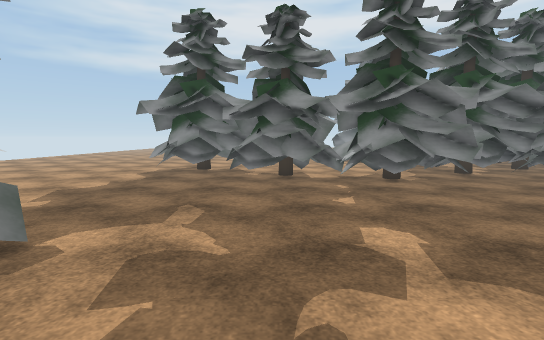
view 1 (above)

24 first-person views from a walk through a scene from a Unity 3-D project. The camera is 1.5 m above the floor, tilts 6° down and sees 85° across. Doors are open. The floor is counted in squares, 1 m on a side. Each view is taken from the middle of a square. On the plan, view 1 faces up. The plan holds only what a view shows up to about 15 squares ahead; the rest is blank. The place goes on beyond the plan. The player is left out. Some surface patterns are stand-ins.

view 2
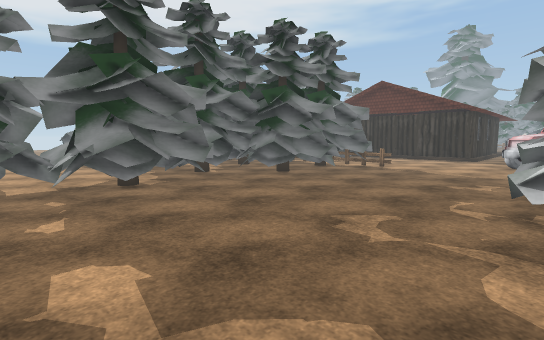

view 3
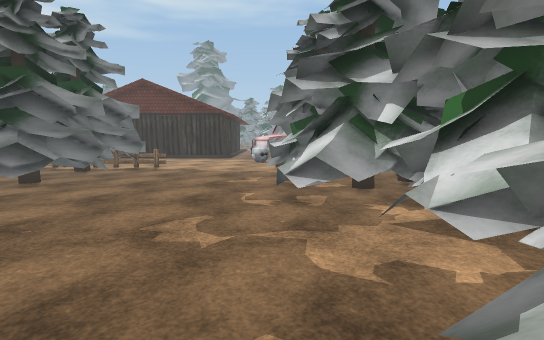

view 4
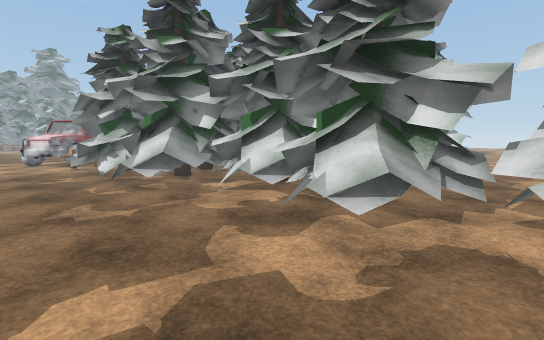

view 5
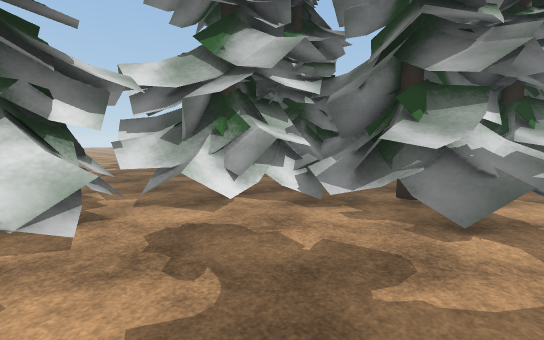

view 6
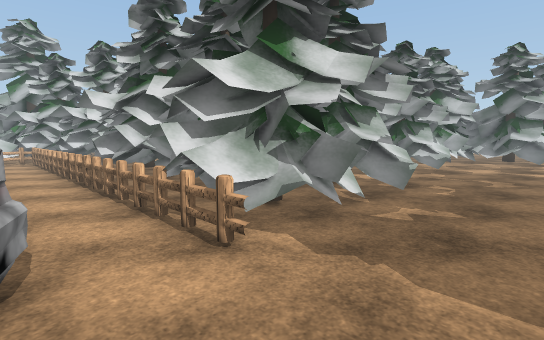

view 7
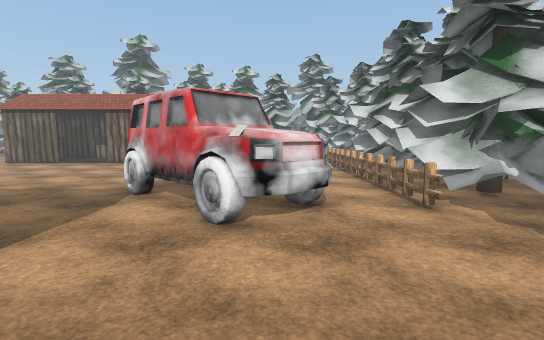

view 8
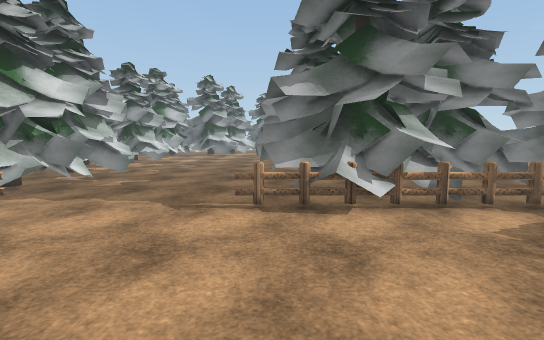

view 9
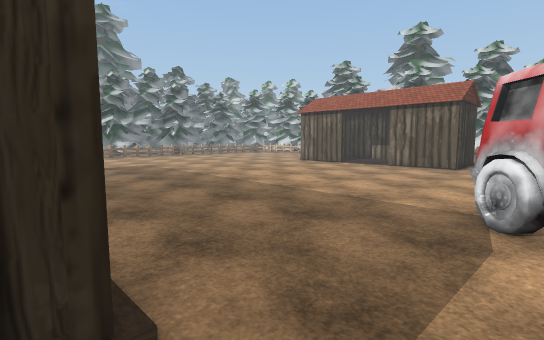

view 10
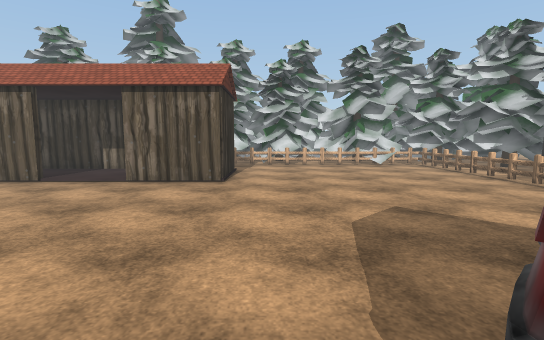

view 11
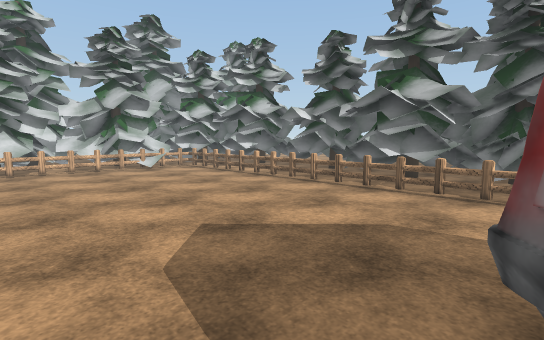

view 12
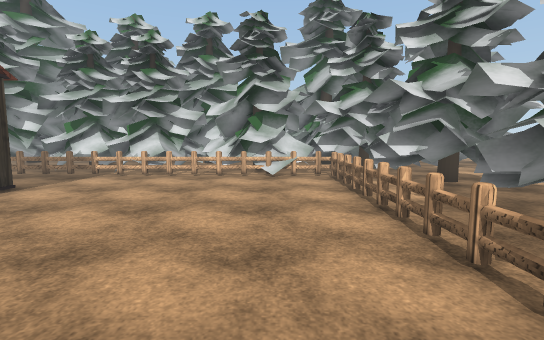

view 13
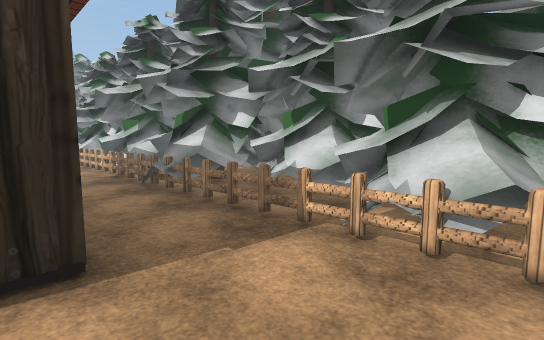

view 14
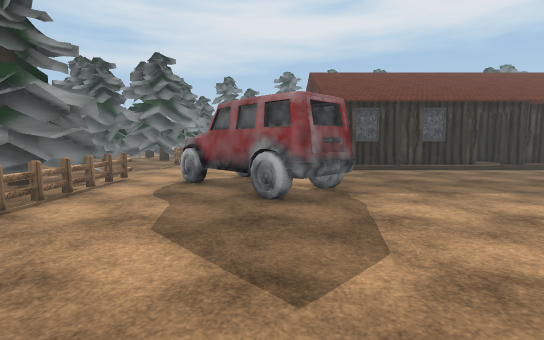

view 15
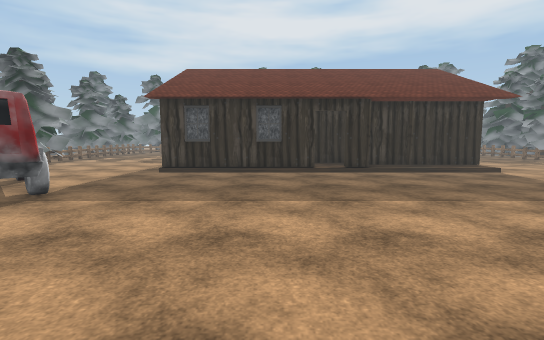

view 16
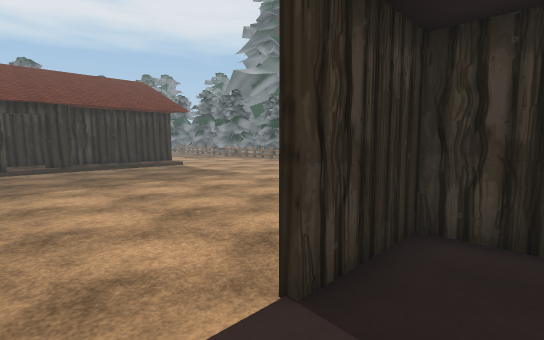

view 17
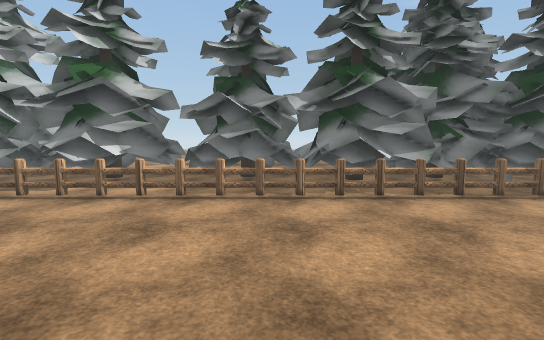

view 18
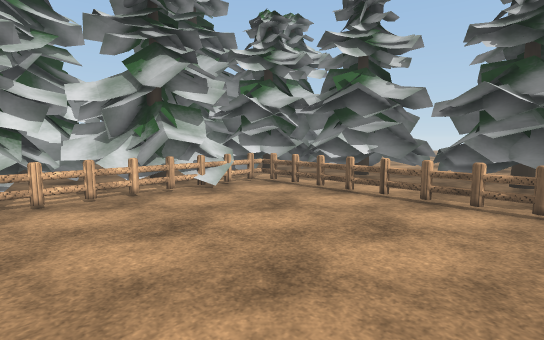

view 19
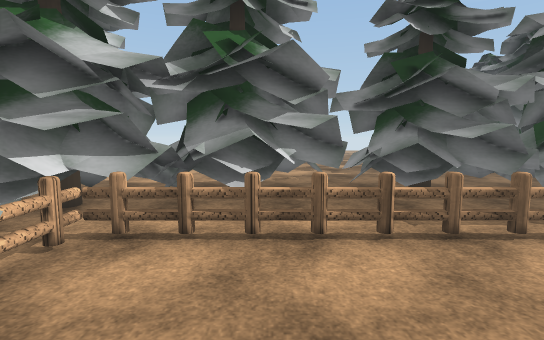

view 20
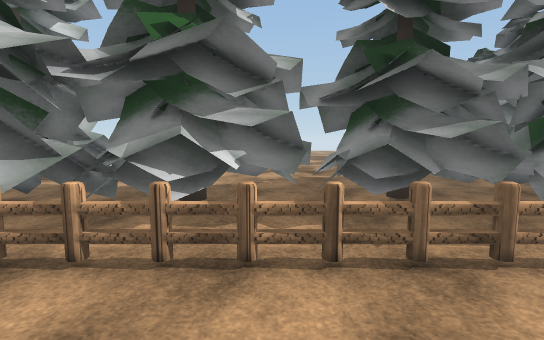

view 21
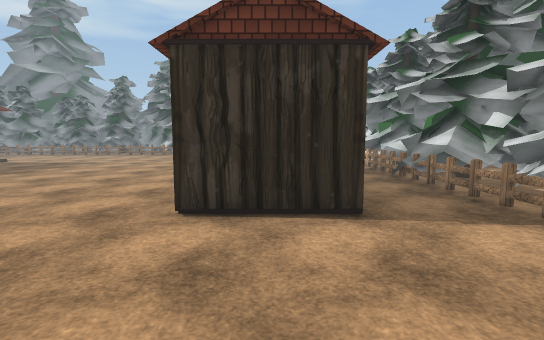

view 22
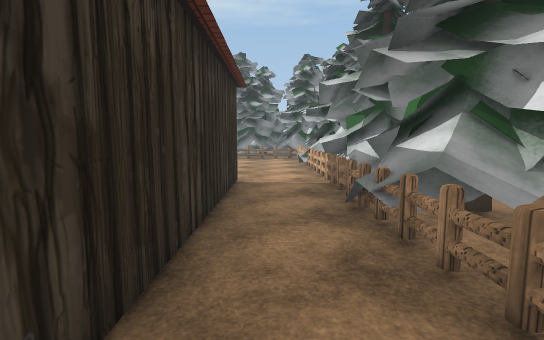

view 23
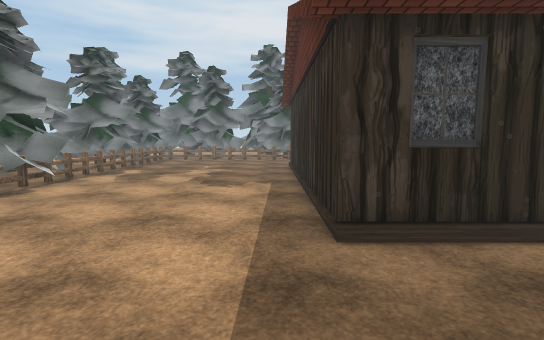

view 24
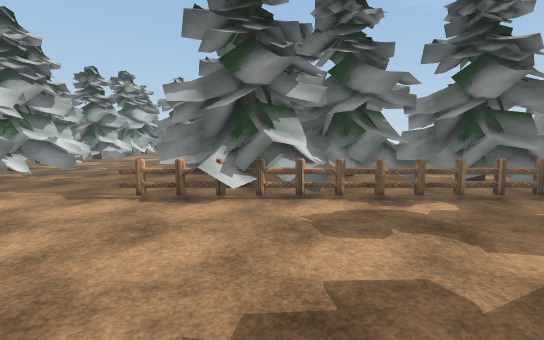

### Floor plan
Key: @ floor where view 1 was taken; # wall or solid block; . main floor; : floor 0.25 m higher than the main floor; / step, stairs or slope; D open door; O other object.
Columns run from 7 left of view 1 to 37 right of it. Each row starts with its distance up from view 1.
 16            ..     OOOOOO.......#
 15 ..O OO     ..    OOOOO.O.......#
 14 ..OOOOO .....  O OOOOO.O.......#
 13 ..OOOO OOO.OOOOOOOOOOOOO.......#
 12 ...OOOOOOOO  OOOOOOOOOOO.......#
 11 ....O.OOOOOOOOOOOO  OOOO.......#
 10 ......OOOOOOO OOOOOOOOOO.......#
  9 .......OO.OOOO..OOOOOOOO.......#
  8 ...........OO...OOO.OOOO.......#
  7  ......................O.......#        #####
  6   .............................#######DD#::::
  5 O O............................///////DD/////
  4 OOOO.........................................
  3 OOOOO.....................OO.................
  2 OOOOO..............OOO.O.OOOO................
  1    OOO...O.....OOOOOOOOO.OOOOO...............
  0  OOOOOO@OOOOO/OOOOOOOOOO..OO OO..............
 -1  OOOOOO.OOOOOOOOOO OOOOO...OOOO..............
 -2   OO OOOOOOOOOOOOO OOOOO....OO...............
 -3     OOO.O   OOO OOOOOO.O.....................
 -4      O...   O O O OOOOOO.....................
 -5    ......      ..O OOOOO.....................
 -6    ......     ....OOOOOO....................
 -7     .....     ....OOOOOO...................
 -8     .. ..       ..OOOOOO..................
 -9    ... ..    ..  OOOOO.O..................
-10    ... ..   ..... OOOO.O.........###////###
-11             .....OOOOO.O.........#   :::::#
-12             .......OO..O.........#   :::::#
-13             ......OOOO.O.........#    ::::#
-14               ...OOOOOOO.........##########..
-15               ...OOOOOOO.....................
-16                 .OOOOOOO.....................
-17                 ..OOOOOOOOOOOOOOOOOOOOOOOOOOO
-18                 ...OOOOOOOOOOOOOOOOOOOOOOOOOO
-19                OOO.OOOOOOOOOOOOO OOOOO  OOOOO

Where each view was taken, in squares from view 1:
view 1: 0 up, 0 right, facing up
view 2: 1 up, 1 right, facing up-right
view 3: 2 up, 1 right, facing right
view 4: 5 up, 1 left, facing down-right
view 5: 5 up, 2 right, facing down-left
view 6: 5 up, 18 right, facing down-left
view 7: 8 up, 19 right, facing down
view 8: 8 up, 22 right, facing left
view 9: 6 up, 22 right, facing down-right
view 10: 0 up, 24 right, facing down
view 11: 2 down, 24 right, facing down-left
view 12: 5 down, 18 right, facing down
view 13: 13 down, 22 right, facing down-right
view 14: 9 down, 21 right, facing up
view 15: 8 down, 29 right, facing up
view 16: 12 down, 30 right, facing up-right
view 17: 9 down, 23 right, facing left
view 18: 9 down, 23 right, facing down-left
view 19: 14 down, 20 right, facing left
view 20: 13 down, 19 right, facing left
view 21: 12 down, 20 right, facing right
view 22: 15 down, 25 right, facing right
view 23: 1 up, 23 right, facing up
view 24: 11 up, 23 right, facing left
